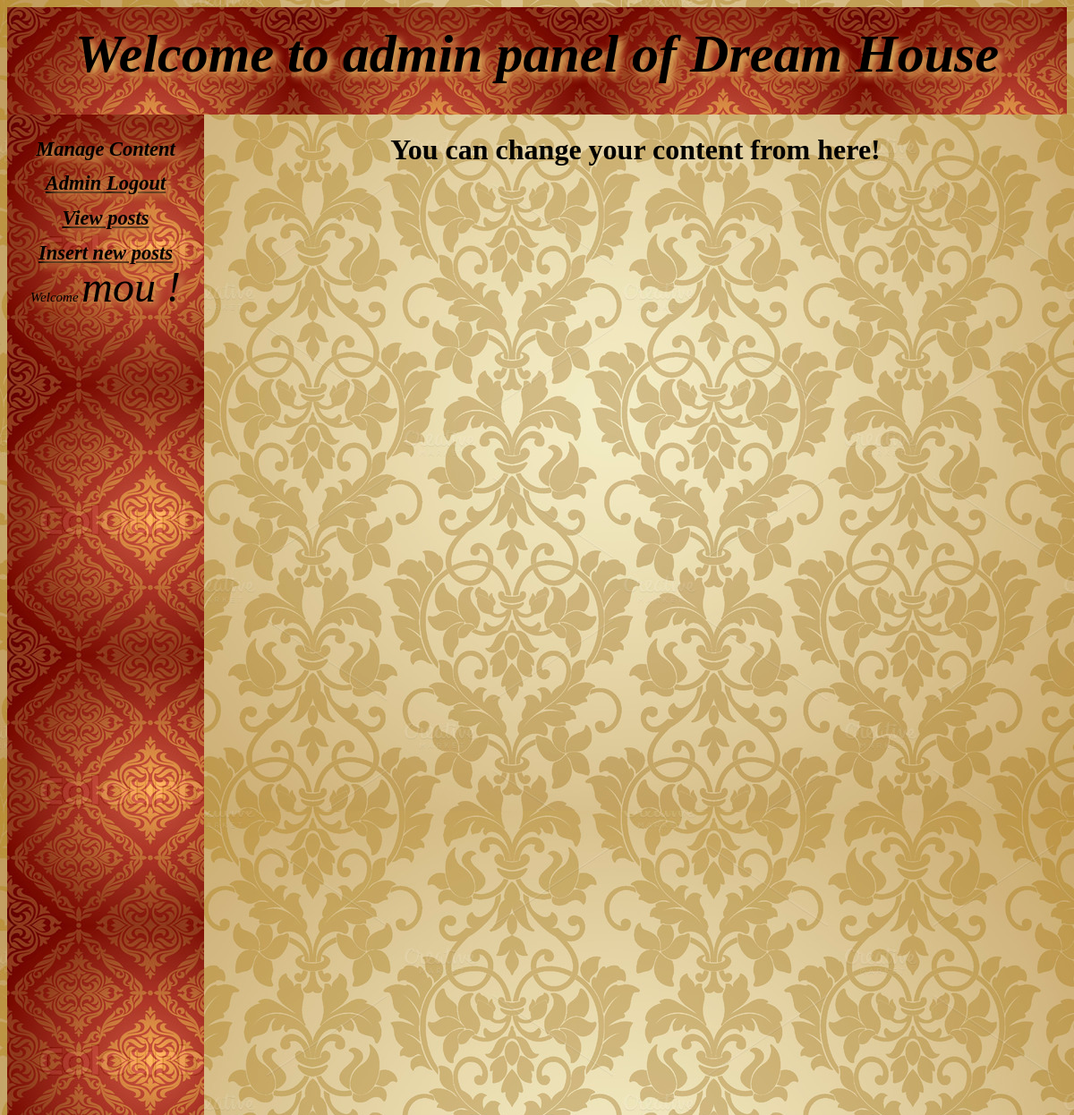
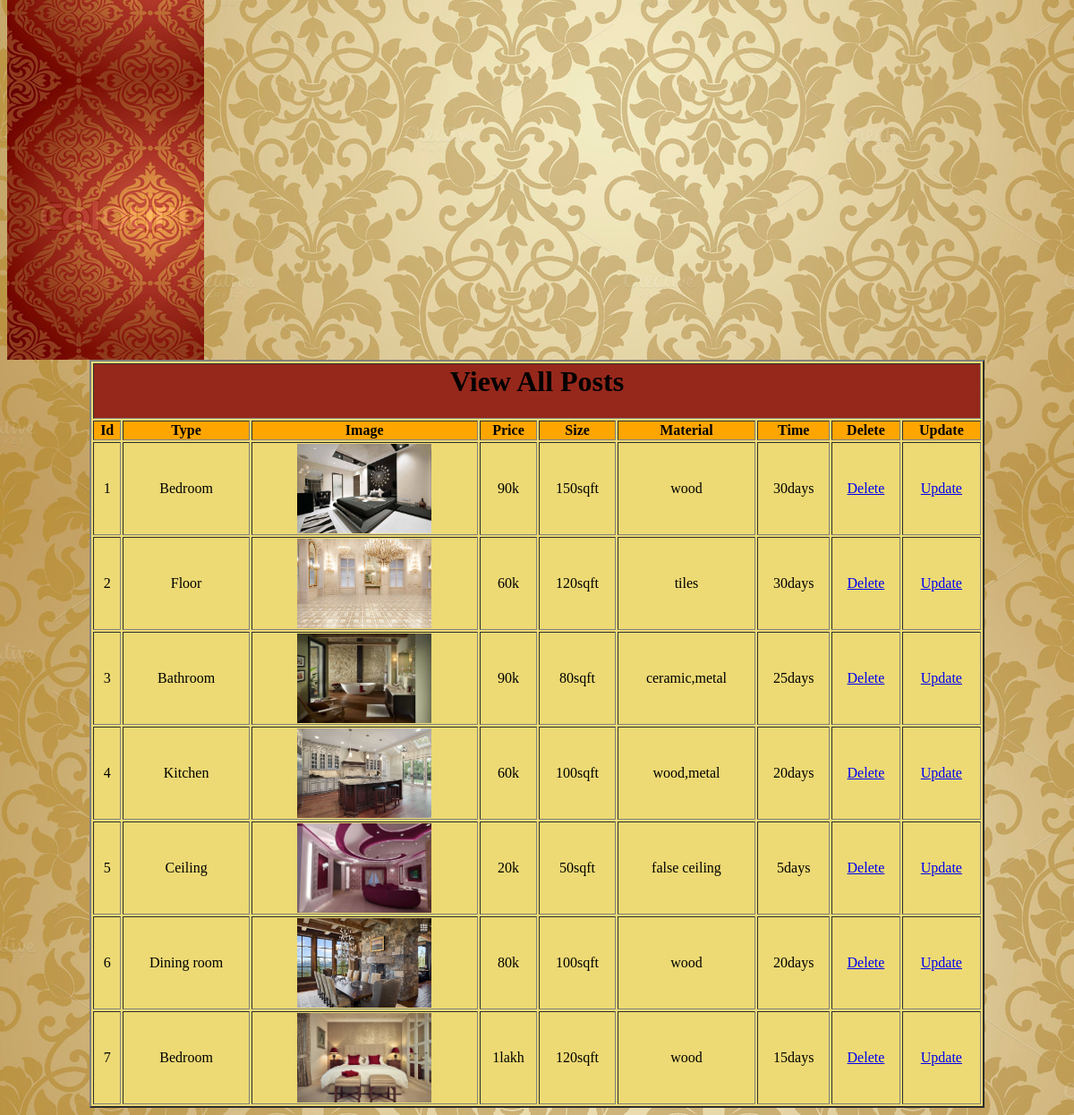
Screenshot of /SDlab/admin/index.php?view=view (signed in) with the database file from the repository (2 pictures, top to bottom).
### tables this page shows
CREATE TABLE `posts` (
  `id` int(10) NOT NULL AUTO_INCREMENT,
  `type` varchar(30) NOT NULL,
  `image` varchar(30) NOT NULL,
  `price` varchar(30) NOT NULL,
  `size` varchar(30) NOT NULL,
  `material` varchar(30) NOT NULL,
  `time` varchar(30) NOT NULL,
  PRIMARY KEY (`id`)
);

### SDlab/admin/index.php (the view, shortened to what this page needs)
<?php
if(!isset($_SESSION['user_name'])){
header("location: login.php");
}
else{
?>
<html>
<head>
	<link href='adminstyle.css' rel='stylesheet' >
</head>
<body>
     <header>
    	 <h1> Welcome to admin panel of Dream House</h1>
	 </header>
	 <aside>
	    <h2>Manage Content</h2>
		<h2><a href="logout.php">Admin Logout</a></h2>
		<h2><a href="index.php?view=view">View posts</a></h2>
		<h2><a href="index.php?insert=insert">Insert new posts</a></h2>
		Welcome <font size="20px" > <?php echo $_SESSION['user_name']; ?> !</font>
	 </aside>
	 <center><h1>You can change your content from here!</h1></center>
<?php if(isset($_GET['view'])){ ?>
<table width="1000" border="2" align="center" bgcolor="#EDDA74">
	<tr>
		<td colspan="10" align="center" bgcolor="#96281B"><h1>View All Posts</h1></td>
	</tr>
	<tr bgcolor="orange">
		<th>Id</th>
		<th>Type</th>
		<th>Image</th>
		<th>Price</th>
		<th>Size</th>
		<th>Material</th>
		<th>Time</th>
		<th>Delete</th>
		<th>Update</th>
	</tr>
<?php
$con=mysqli_connect("localhost","root","","interior");
if(isset($_GET['view'])){
$query = "select * from posts order by 1 DESC";
$run = mysqli_query($con,$query);
$i=1;
while($row=mysqli_fetch_array($run)){
	$id = $row['id'];
	$type = $row['type'];
	$image = $row['image'];
	$price = $row['price'];
	$size = $row['size'];
	$material= $row['material'];
	$time = $row['time'];
?>
<tr align="center">
		<td><?php echo $i++; ?></td>
		<td><?php echo $type; ?></td>
		<td><img src="../bed/<?php echo $image; ?>" width="150" height="100"></td>
		<td><?php echo $price; ?></td>
		<td><?php echo $size; ?></td>
		<td><?php echo $material; ?></td>
		<td><?php echo $time; ?></td>
		<td><a href="delete.php?del=<?php echo $id; ?>">Delete</a></td>
		<td><a href="update.php?update=<?php echo $id; ?>">Update</a></td>
	</tr>
<?php } } }?>
</table>
 </body>
	 </html>
<?php } ?>

### SDlab/admin/adminstyle.css (style rules this page uses)
body { background: url('g.jpg'); }
header { background: url('p.jpg'); height: 100px; color: black; padding: 10px; font-size: 30px; line-height: 5px; font-style: italic; text-align: center; text-shadow: 5px 5px 10px #EDDA74,6px 6px 11px rgb(150, 0, 0); }
aside { float:left; height: 1500px; background: url('p.jpg'); width: 200px; color: black; padding: 10px; font-size: 15px; line-height: 20px; font-style: italic; text-align: center; text-shadow: 5px 5px 10px #EDDA74,6px 6px 11px rgb(150, 0, 0); }
aside a:link , a:visited { color: black; line-height: 20px; }

### rows the page displays
posts: type "Bedroom", image (picture), price "90k", size "150sqft", material "wood", time "30days"
posts: type "Floor", image (picture), price "60k", size "120sqft", material "tiles", time "30days"
posts: type "Bathroom", image (picture), price "90k", size "80sqft", material "ceramic,metal", time "25days"
posts: type "Kitchen", image (picture), price "60k", size "100sqft", material "wood,metal", time "20days"
posts: type "Ceiling", image (picture), price "20k", size "50sqft", material "false ceiling", time "5days"
posts: type "Dining room", image (picture), price "80k", size "100sqft", material "wood", time "20days"
posts: type "Bedroom", image (picture), price "1lakh", size "120sqft", material "wood", time "15days"

### other values shown
$_SESSION['user_name'] "mou"
